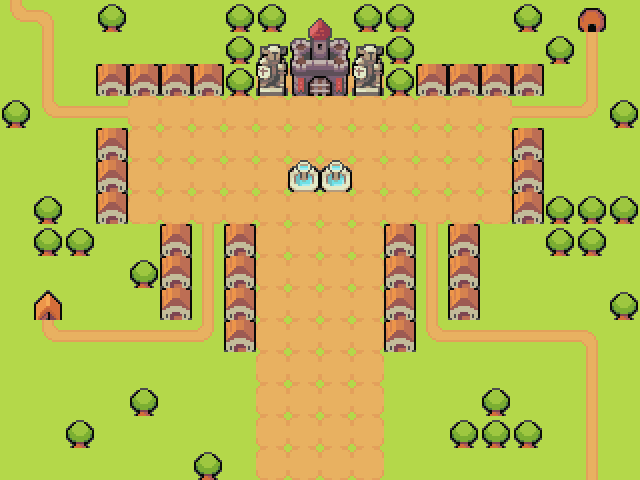

The image is a tile-based game level rendered from a .tmx file. Its description and complete source (layers, tilesets, objects, tile grids) follow:
An orthogonal 20x15 tile map with 32x32 px tiles, 3 tile layers (background, roads, buildings) and 10 objects (5x enemy_spawner, 2x npc, player, door, equipment).

<map version="1.0" orientation="orthogonal" renderorder="right-down" width="20" height="15" tilewidth="32" tileheight="32" nextobjectid="16">
 <tileset firstgid="1" name="tileset" tilewidth="32" tileheight="32" tilecount="240" columns="20">
  <image source="../images/tileset.png" width="640" height="384" />
 </tileset>
 <layer name="background" width="20" height="15">
  <data encoding="csv">
22,22,22,22,22,22,22,22,22,22,22,22,22,22,22,22,22,22,22,22,
22,22,22,22,22,22,22,22,22,22,22,22,22,22,22,22,22,22,22,22,
22,22,22,22,22,22,22,22,22,22,22,22,22,22,22,22,22,22,22,22,
22,22,22,22,22,22,22,22,22,22,22,22,22,22,22,22,22,22,22,22,
22,22,22,22,22,22,22,22,22,22,22,22,22,22,22,22,22,22,22,22,
22,22,22,22,22,22,22,22,22,22,22,22,22,22,22,22,22,22,22,22,
22,22,22,22,22,22,22,22,22,22,22,22,22,22,22,22,22,22,22,22,
22,22,22,22,22,22,22,22,22,22,22,22,22,22,22,22,22,22,22,22,
22,22,22,22,22,22,22,22,22,22,22,22,22,22,22,22,22,22,22,22,
22,22,22,22,22,22,22,22,22,22,22,22,22,22,22,22,22,22,22,22,
22,22,22,22,22,22,22,22,22,22,22,22,22,22,22,22,22,22,22,22,
22,22,22,22,22,22,22,22,22,22,22,22,22,22,22,22,22,22,22,22,
22,22,22,22,22,22,22,22,22,22,22,22,22,22,22,22,22,22,22,22,
22,22,22,22,22,22,22,22,22,22,22,22,22,22,22,22,22,22,22,22,
22,22,22,22,22,22,22,22,22,22,22,22,22,22,22,22,22,22,22,22
</data>
 </layer>
 <layer name="roads" width="20" height="15">
  <data encoding="csv">
81,63,0,0,0,0,0,0,0,0,0,0,0,0,0,0,0,0,0,0,
0,82,0,0,0,0,0,0,0,0,0,0,0,0,0,0,0,0,82,0,
0,82,0,0,123,123,123,0,123,123,123,123,0,123,123,123,0,0,82,0,
0,81,62,62,123,123,123,123,123,123,123,123,123,123,123,123,62,62,83,0,
0,0,0,0,123,123,123,123,123,123,123,123,123,123,123,123,0,0,0,0,
0,0,0,0,123,123,123,123,123,123,123,123,123,123,123,123,0,0,0,0,
0,0,0,0,123,123,123,123,123,123,123,123,123,123,123,123,0,0,0,0,
0,0,0,0,0,0,82,0,123,123,123,123,0,82,0,0,0,0,0,0,
0,0,0,0,0,0,82,0,123,123,123,123,0,82,0,0,0,0,0,0,
0,0,0,0,0,0,82,0,123,123,123,123,0,82,0,0,0,0,0,0,
0,81,62,62,62,62,83,0,123,123,123,123,0,81,62,62,62,62,63,0,
0,0,0,0,0,0,0,0,123,123,123,123,0,0,0,0,0,0,82,0,
0,0,0,0,0,0,0,0,123,123,123,123,0,0,0,0,0,0,82,0,
0,0,0,0,0,0,0,0,123,123,123,123,0,0,0,0,0,0,82,0,
0,0,0,0,0,0,0,0,123,123,123,123,0,0,0,0,0,0,82,0
</data>
 </layer>
 <layer name="buildings" width="20" height="15">
  <properties>
   <property name="collision" type="bool" value="true" />
  </properties>
  <data encoding="csv">
0,0,0,150,0,0,0,150,150,64,65,150,150,0,0,0,150,0,90,0,
0,0,0,0,0,0,0,150,68,84,85,68,150,0,0,0,0,150,0,0,
0,0,0,129,129,129,129,150,88,104,105,88,150,129,129,129,129,0,0,0,
150,0,0,0,0,0,0,0,0,0,0,0,0,0,0,0,0,0,0,150,
0,0,0,129,0,0,0,0,0,0,0,0,0,0,0,0,129,0,0,0,
0,0,0,129,0,0,0,0,0,107,107,0,0,0,0,0,129,0,0,0,
0,150,0,129,0,0,0,0,0,0,0,0,0,0,0,0,129,150,150,150,
0,150,150,0,0,129,0,129,0,0,0,0,129,0,129,0,0,150,150,0,
0,0,0,0,150,129,0,129,0,0,0,0,129,0,129,0,0,0,0,0,
0,149,0,0,0,129,0,129,0,0,0,0,129,0,129,0,0,0,0,150,
0,0,0,0,0,0,0,129,0,0,0,0,129,0,0,0,0,0,0,0,
0,0,0,0,0,0,0,0,0,0,0,0,0,0,0,0,0,0,0,0,
0,0,0,0,150,0,0,0,0,0,0,0,0,0,0,150,0,0,0,0,
0,0,150,0,0,0,0,0,0,0,0,0,0,0,150,150,150,0,0,0,
0,0,0,0,0,0,150,0,0,0,0,0,0,0,0,0,0,0,0,0
</data>
 </layer>
 <objectgroup name="objects">
  <object id="1" name="player" type="player" x="304" y="223" width="32" height="32">
   <properties>
    <property name="group" value="players" />
    <property name="texture" value="player_spritesheet" />
    <property name="walking_speed" type="int" value="50" />
   </properties>
  </object>
  <object id="3" name="door" type="door" x="576" y="2" width="32" height="32">
   <properties>
    <property name="group" value="doors" />
    <property name="next_level" value="assets/levels/cave.json" />
    <property name="texture" value="" />
   </properties>
  </object>
  <object id="4" name="villager" type="npc" x="416" y="96" width="32" height="32">
   <properties>
    <property name="group" value="npcs" />
    <property name="message" value="villager_message" />
    <property name="texture" value="villager_image" />
   </properties>
  </object>
  <object id="6" name="guard" type="npc" x="288" y="96" width="32" height="32">
   <properties>
    <property name="group" value="npcs" />
    <property name="message" value="guard_message" />
    <property name="texture" value="guard_image" />
   </properties>
  </object>
  <object id="7" name="enemy_spawner1" type="enemy_spawner" x="32" y="384" width="32" height="32">
   <properties>
    <property name="encounter" value="snake" />
    <property name="group" value="enemy_spawners" />
    <property name="texture" value="snake_image" />
   </properties>
  </object>
  <object id="8" name="enemy_spawner2" type="enemy_spawner" x="543" y="351" width="32" height="32">
   <properties>
    <property name="encounter" value="reptile" />
    <property name="group" value="enemy_spawners" />
    <property name="texture" value="reptile_image" />
   </properties>
  </object>
  <object id="9" name="enemy_spawner3" type="enemy_spawner" x="416" y="385" width="32" height="32">
   <properties>
    <property name="encounter" value="dino" />
    <property name="group" value="enemy_spawners" />
    <property name="texture" value="dino_image" />
   </properties>
  </object>
  <object id="11" name="enemy_spawner4" type="enemy_spawner" x="32" y="162" width="32" height="32">
   <properties>
    <property name="encounter" value="slime" />
    <property name="group" value="enemy_spawners" />
    <property name="texture" value="slime_image" />
   </properties>
  </object>
  <object id="14" name="enemy_spawner5" type="enemy_spawner" x="224" y="416" width="32" height="32">
   <properties>
    <property name="encounter" value="snake" />
    <property name="group" value="enemy_spawners" />
    <property name="texture" value="snake_image" />
   </properties>
  </object>
  <object id="15" name="warrior_helmet" type="equipment" x="31" y="255" width="32" height="32">
   <properties>
    <property name="body_part" value="head" />
    <property name="bonus" value="10" />
    <property name="group" value="equipments" />
    <property name="stat" value="defense" />
    <property name="texture" value="warrior_helmet_image" />
    <property name="unit_name" value="warrior" />
   </properties>
  </object>
 </objectgroup>
</map>
